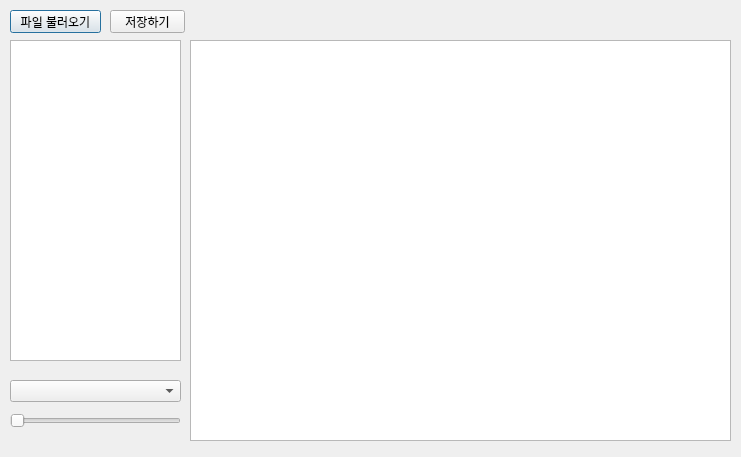
<?xml version="1.0" encoding="UTF-8"?>
<ui version="4.0">
 <class>Dialog</class>
 <widget class="QDialog" name="Dialog">
  <property name="geometry">
   <rect>
    <x>0</x>
    <y>0</y>
    <width>741</width>
    <height>457</height>
   </rect>
  </property>
  <property name="windowTitle">
   <string>Dialog</string>
  </property>
  <widget class="QComboBox" name="opacity_combobox">
   <property name="geometry">
    <rect>
     <x>10</x>
     <y>380</y>
     <width>171</width>
     <height>22</height>
    </rect>
   </property>
  </widget>
  <widget class="QSlider" name="opacity_slider">
   <property name="geometry">
    <rect>
     <x>10</x>
     <y>410</y>
     <width>171</width>
     <height>22</height>
    </rect>
   </property>
   <property name="orientation">
    <enum>Qt::Horizontal</enum>
   </property>
  </widget>
  <widget class="QPushButton" name="FileButton">
   <property name="geometry">
    <rect>
     <x>10</x>
     <y>10</y>
     <width>91</width>
     <height>23</height>
    </rect>
   </property>
   <property name="text">
    <string>파일 불러오기</string>
   </property>
  </widget>
  <widget class="QPushButton" name="SaveButton">
   <property name="geometry">
    <rect>
     <x>110</x>
     <y>10</y>
     <width>75</width>
     <height>23</height>
    </rect>
   </property>
   <property name="text">
    <string>저장하기</string>
   </property>
  </widget>
  <widget class="QListView" name="listView">
   <property name="geometry">
    <rect>
     <x>10</x>
     <y>40</y>
     <width>171</width>
     <height>321</height>
    </rect>
   </property>
   <property name="dragEnabled">
    <bool>false</bool>
   </property>
  </widget>
  <widget class="QGraphicsView" name="imageView">
   <property name="geometry">
    <rect>
     <x>190</x>
     <y>40</y>
     <width>541</width>
     <height>401</height>
    </rect>
   </property>
   <property name="verticalScrollBarPolicy">
    <enum>Qt::ScrollBarAlwaysOff</enum>
   </property>
   <property name="horizontalScrollBarPolicy">
    <enum>Qt::ScrollBarAlwaysOff</enum>
   </property>
  </widget>
 </widget>
 <resources/>
 <connections/>
</ui>
